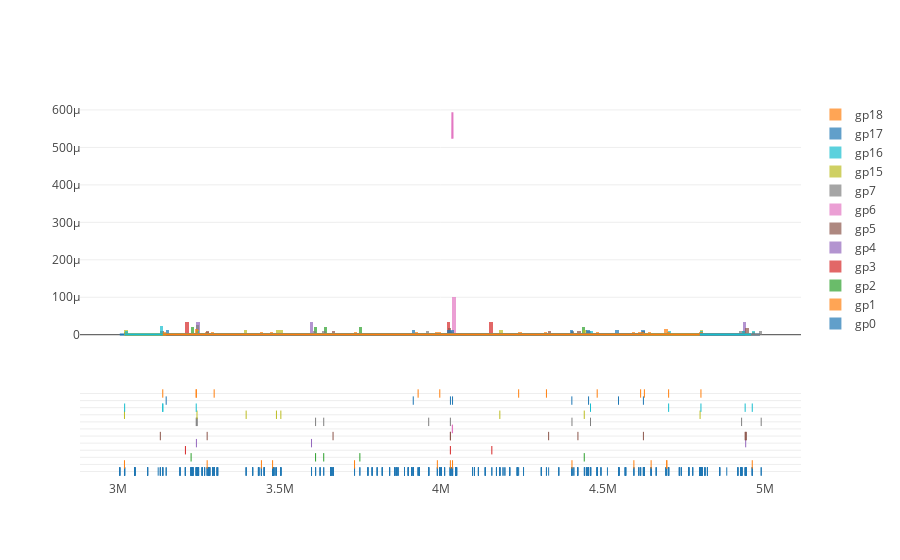

Source (notebook cell):
### Code cell
import plotly.figure_factory as ff

hist_data= [[window_list[x] for x in zlib[z]] for z in zlib.keys()]
group_labels= ['gp{}'.format(str(z)) for z in zlib.keys()]

fig = ff.create_distplot(hist_data, group_labels, bin_size=1e4)
iplot(fig)

### Figure 1 — Plotly figure (JSON) as saved in the notebook; plotly's stock layout.template omitted (floating-point values rounded to 4 significant figures; data arrays with more than 128 entries replaced by an {"elided": "..."} marker saying what was removed)
{"data": [{"autobinx": false, "histnorm": "probability density", "legendgroup": "gp0", "marker": {"color": "rgb(31, 119, 180)"}, "name": "gp0", "opacity": 0.7, "type": "histogram", "uid": "6f454fd6-1371-4cbe-9cc3-5845db53874e", "x": {"elided": "606 int values"}, "xaxis": "x", "xbins": {"end": 4989356, "size": 10000, "start": 3005044}, "yaxis": "y"}, {"autobinx": false, "histnorm": "probability density", "legendgroup": "gp1", "marker": {"color": "rgb(255, 127, 14)"}, "name": "gp1", "opacity": 0.7, "type": "histogram", "uid": "2d1436ce-e5c2-433f-8462-a04c32c9f4dd", "x": [3987519, 4027791, 4034434, 3019506, 3443222, 3477764, 3731269, 4403958, 4648767, 4697260, 4697260, 3275337, 4595483, 4961700], "xaxis": "x", "xbins": {"end": 4961700, "size": 10000, "start": 3019506}, "yaxis": "y"}, {"autobinx": false, "histnorm": "probability density", "legendgroup": "gp2", "marker": {"color": "rgb(44, 160, 44)"}, "name": "gp2", "opacity": 0.7, "type": "histogram", "uid": "d2f2616b-fa9b-4a8d-b4f7-932ed0751f52", "x": [4441925, 3635920, 3225640, 3747762, 3610760], "xaxis": "x", "xbins": {"end": 4441925, "size": 10000, "start": 3225640}, "yaxis": "y"}, {"autobinx": false, "histnorm": "probability density", "legendgroup": "gp3", "marker": {"color": "rgb(214, 39, 40)"}, "name": "gp3", "opacity": 0.7, "type": "histogram", "uid": "9d94b12b-4af6-4d3b-a2c7-986fb4e5eae9", "x": [4027791, 3208078, 4156038], "xaxis": "x", "xbins": {"end": 4156038, "size": 10000, "start": 3208078}, "yaxis": "y"}, {"autobinx": false, "histnorm": "probability density", "legendgroup": "gp4", "marker": {"color": "rgb(148, 103, 189)"}, "name": "gp4", "opacity": 0.7, "type": "histogram", "uid": "71516ae3-992a-48c7-a6bd-69a4e309e30c", "x": [4941410, 3598210, 3242091], "xaxis": "x", "xbins": {"end": 4941410, "size": 10000, "start": 3242091}, "yaxis": "y"}, {"autobinx": false, "histnorm": "probability density", "legendgroup": "gp5", "marker": {"color": "rgb(140, 86, 75)"}, "name": "gp5", "opacity": 0.7, "type": "histogram", "uid": "2aad8c0a-7f3d-402d-af38-d4577ac91a6c", "x": [4939687, 4027791, 3130478, 3664825, 4027967, 4941410, 4943273, 4422368, 4624990, 3275337, 4331755], "xaxis": "x", "xbins": {"end": 4943273, "size": 10000, "start": 3130478}, "yaxis": "y"}, {"autobinx": false, "histnorm": "probability density", "legendgroup": "gp6", "marker": {"color": "rgb(227, 119, 194)"}, "name": "gp6", "opacity": 0.7, "type": "histogram", "uid": "21256331-c51b-4f27-872a-187910dbc967", "x": [4034434, 4033649], "xaxis": "x", "xbins": {"end": 4034434, "size": 10000, "start": 4033649}, "yaxis": "y"}, {"autobinx": false, "histnorm": "probability density", "legendgroup": "gp7", "marker": {"color": "rgb(127, 127, 127)"}, "name": "gp7", "opacity": 0.7, "type": "histogram", "uid": "e29c708a-a7b8-41bd-8f81-bad0bfbb223c", "x": [4027791, 3241454, 4928720, 3635920, 3243924, 3243924, 4403958, 4461262, 4989356, 3960651, 3610760], "xaxis": "x", "xbins": {"end": 4989356, "size": 10000, "start": 3241454}, "yaxis": "y"}, {"autobinx": false, "histnorm": "probability density", "legendgroup": "gp15", "marker": {"color": "rgb(188, 189, 34)"}, "name": "gp15", "opacity": 0.7, "type": "histogram", "uid": "f12b6028-e35e-4354-9afd-eafa052eff63", "x": [3489687, 4441925, 3395932, 4800271, 3019506, 3243924, 3503273, 4180781], "xaxis": "x", "xbins": {"end": 4800271, "size": 10000, "start": 3019506}, "yaxis": "y"}, {"autobinx": false, "histnorm": "probability density", "legendgroup": "gp16", "marker": {"color": "rgb(23, 190, 207)"}, "name": "gp16", "opacity": 0.7, "type": "histogram", "uid": "27445552-484b-4a61-9a98-e0da2252368a", "x": [4939687, 3020048, 3241454, 3137974, 3137974, 4702971, 4461262, 4802973, 4961700], "xaxis": "x", "xbins": {"end": 4961700, "size": 10000, "start": 3020048}, "yaxis": "y"}, {"autobinx": false, "histnorm": "probability density", "legendgroup": "gp17", "marker": {"color": "rgb(31, 119, 180)"}, "name": "gp17", "opacity": 0.7, "type": "histogram", "uid": "a5e0d01f-256f-48b1-8658-a1a426d41474", "x": [4455301, 3912915, 4027967, 4034434, 3148520, 4403573, 4547917, 4624990], "xaxis": "x", "xbins": {"end": 4624990, "size": 10000, "start": 3148520}, "yaxis": "y"}, {"autobinx": false, "histnorm": "probability density", "legendgroup": "gp18", "marker": {"color": "rgb(255, 127, 14)"}, "name": "gp18", "opacity": 0.7, "type": "histogram", "uid": "9ec03d17-271c-4399-9df7-01a51acc5b32", "x": [4627936, 3241454, 3241454, 3137974, 4239049, 3296961, 3927950, 4324971, 4702971, 4802973, 4616348, 4481979, 3995012], "xaxis": "x", "xbins": {"end": 4802973, "size": 10000, "start": 3137974}, "yaxis": "y"}, {"legendgroup": "gp0", "marker": {"color": "rgb(31, 119, 180)"}, "mode": "lines", "name": "gp0", "showlegend": false, "type": "scatter", "uid": "f80a1a25-3915-4282-9bb7-3955adadd5bf", "x": {"elided": "500 float values"}, "xaxis": "x", "y": {"elided": "500 float values"}, "yaxis": "y"}, {"legendgroup": "gp1", "marker": {"color": "rgb(255, 127, 14)"}, "mode": "lines", "name": "gp1", "showlegend": false, "type": "scatter", "uid": "a2eb0ec9-cdc1-4de9-91c3-ab7152d37a6d", "x": {"elided": "500 float values"}, "xaxis": "x", "y": {"elided": "500 float values"}, "yaxis": "y"}, {"legendgroup": "gp2", "marker": {"color": "rgb(44, 160, 44)"}, "mode": "lines", "name": "gp2", "showlegend": false, "type": "scatter", "uid": "13850b47-a9c8-4a11-b48b-1e74b6de89ae", "x": {"elided": "500 float values"}, "xaxis": "x", "y": {"elided": "500 float values"}, "yaxis": "y"}, {"legendgroup": "gp3", "marker": {"color": "rgb(214, 39, 40)"}, "mode": "lines", "name": "gp3", "showlegend": false, "type": "scatter", "uid": "5c23601b-dc33-4b30-8f0f-15d0ff4285e2", "x": {"elided": "500 float values"}, "xaxis": "x", "y": {"elided": "500 float values"}, "yaxis": "y"}, {"legendgroup": "gp4", "marker": {"color": "rgb(148, 103, 189)"}, "mode": "lines", "name": "gp4", "showlegend": false, "type": "scatter", "uid": "5bd05ce2-e908-4536-94b2-618aecdb7a25", "x": {"elided": "500 float values"}, "xaxis": "x", "y": {"elided": "500 float values"}, "yaxis": "y"}, {"legendgroup": "gp5", "marker": {"color": "rgb(140, 86, 75)"}, "mode": "lines", "name": "gp5", "showlegend": false, "type": "scatter", "uid": "bc98ff5b-64ba-4661-8306-84911c427028", "x": {"elided": "500 float values"}, "xaxis": "x", "y": {"elided": "500 float values"}, "yaxis": "y"}, {"legendgroup": "gp6", "marker": {"color": "rgb(227, 119, 194)"}, "mode": "lines", "name": "gp6", "showlegend": false, "type": "scatter", "uid": "c06c8bd6-d800-4608-a2e5-8f3ef7243234", "x": {"elided": "500 float values"}, "xaxis": "x", "y": {"elided": "500 float values"}, "yaxis": "y"}, {"legendgroup": "gp7", "marker": {"color": "rgb(127, 127, 127)"}, "mode": "lines", "name": "gp7", "showlegend": false, "type": "scatter", "uid": "4eefb1a5-bf62-4875-9f96-84d648b5cca9", "x": {"elided": "500 float values"}, "xaxis": "x", "y": {"elided": "500 float values"}, "yaxis": "y"}, {"legendgroup": "gp15", "marker": {"color": "rgb(188, 189, 34)"}, "mode": "lines", "name": "gp15", "showlegend": false, "type": "scatter", "uid": "4a7c9666-0a24-4a80-a2b0-e44899cf9a8f", "x": {"elided": "500 float values"}, "xaxis": "x", "y": {"elided": "500 float values"}, "yaxis": "y"}, {"legendgroup": "gp16", "marker": {"color": "rgb(23, 190, 207)"}, "mode": "lines", "name": "gp16", "showlegend": false, "type": "scatter", "uid": "73d8a9af-882b-4e39-ab07-e5f608609cfb", "x": {"elided": "500 float values"}, "xaxis": "x", "y": {"elided": "500 float values"}, "yaxis": "y"}, {"legendgroup": "gp17", "marker": {"color": "rgb(31, 119, 180)"}, "mode": "lines", "name": "gp17", "showlegend": false, "type": "scatter", "uid": "dc5bb3a9-2f3e-40bb-8b6e-80471c9f0ba1", "x": {"elided": "500 float values"}, "xaxis": "x", "y": {"elided": "500 float values"}, "yaxis": "y"}, {"legendgroup": "gp18", "marker": {"color": "rgb(255, 127, 14)"}, "mode": "lines", "name": "gp18", "showlegend": false, "type": "scatter", "uid": "4ef5d095-2873-4be4-9831-247a24ebf082", "x": {"elided": "500 float values"}, "xaxis": "x", "y": {"elided": "500 float values"}, "yaxis": "y"}, {"legendgroup": "gp0", "marker": {"color": "rgb(31, 119, 180)", "symbol": "line-ns-open"}, "mode": "markers", "name": "gp0", "showlegend": false, "type": "scatter", "uid": "79d43a38-16d2-47ac-839d-c45446d5baf7", "x": {"elided": "606 int values"}, "xaxis": "x", "y": {"elided": "606 str values"}, "yaxis": "y2"}, {"legendgroup": "gp1", "marker": {"color": "rgb(255, 127, 14)", "symbol": "line-ns-open"}, "mode": "markers", "name": "gp1", "showlegend": false, "type": "scatter", "uid": "8159eef4-177a-4df9-a48a-6c42ad999cea", "x": [3987519, 4027791, 4034434, 3019506, 3443222, 3477764, 3731269, 4403958, 4648767, 4697260, 4697260, 3275337, 4595483, 4961700], "xaxis": "x", "y": ["gp1", "gp1", "gp1", "gp1", "gp1", "gp1", "gp1", "gp1", "gp1", "gp1", "gp1", "gp1", "gp1", "gp1"], "yaxis": "y2"}, {"legendgroup": "gp2", "marker": {"color": "rgb(44, 160, 44)", "symbol": "line-ns-open"}, "mode": "markers", "name": "gp2", "showlegend": false, "type": "scatter", "uid": "4aa046a0-ed65-4199-900c-1dd867f11864", "x": [4441925, 3635920, 3225640, 3747762, 3610760], "xaxis": "x", "y": ["gp2", "gp2", "gp2", "gp2", "gp2"], "yaxis": "y2"}, {"legendgroup": "gp3", "marker": {"color": "rgb(214, 39, 40)", "symbol": "line-ns-open"}, "mode": "markers", "name": "gp3", "showlegend": false, "type": "scatter", "uid": "0c6f21b6-1b8c-4438-9a18-4aa3af3b83f3", "x": [4027791, 3208078, 4156038], "xaxis": "x", "y": ["gp3", "gp3", "gp3"], "yaxis": "y2"}, {"legendgroup": "gp4", "marker": {"color": "rgb(148, 103, 189)", "symbol": "line-ns-open"}, "mode": "markers", "name": "gp4", "showlegend": false, "type": "scatter", "uid": "b5c250ee-8d5f-440b-88dc-16337b4b5715", "x": [4941410, 3598210, 3242091], "xaxis": "x", "y": ["gp4", "gp4", "gp4"], "yaxis": "y2"}, {"legendgroup": "gp5", "marker": {"color": "rgb(140, 86, 75)", "symbol": "line-ns-open"}, "mode": "markers", "name": "gp5", "showlegend": false, "type": "scatter", "uid": "f2a4616d-d51b-4a61-8fb3-db08a66191d3", "x": [4939687, 4027791, 3130478, 3664825, 4027967, 4941410, 4943273, 4422368, 4624990, 3275337, 4331755], "xaxis": "x", "y": ["gp5", "gp5", "gp5", "gp5", "gp5", "gp5", "gp5", "gp5", "gp5", "gp5", "gp5"], "yaxis": "y2"}, {"legendgroup": "gp6", "marker": {"color": "rgb(227, 119, 194)", "symbol": "line-ns-open"}, "mode": "markers", "name": "gp6", "showlegend": false, "type": "scatter", "uid": "0711d187-0bc2-4b8e-b624-a8c6a0f0498e", "x": [4034434, 4033649], "xaxis": "x", "y": ["gp6", "gp6"], "yaxis": "y2"}, {"legendgroup": "gp7", "marker": {"color": "rgb(127, 127, 127)", "symbol": "line-ns-open"}, "mode": "markers", "name": "gp7", "showlegend": false, "type": "scatter", "uid": "f33d9022-bbb7-4651-80b6-8543da9ce8b6", "x": [4027791, 3241454, 4928720, 3635920, 3243924, 3243924, 4403958, 4461262, 4989356, 3960651, 3610760], "xaxis": "x", "y": ["gp7", "gp7", "gp7", "gp7", "gp7", "gp7", "gp7", "gp7", "gp7", "gp7", "gp7"], "yaxis": "y2"}, {"legendgroup": "gp15", "marker": {"color": "rgb(188, 189, 34)", "symbol": "line-ns-open"}, "mode": "markers", "name": "gp15", "showlegend": false, "type": "scatter", "uid": "29b1cfe0-3a87-494a-8e71-4bf9e993f07c", "x": [3489687, 4441925, 3395932, 4800271, 3019506, 3243924, 3503273, 4180781], "xaxis": "x", "y": ["gp15", "gp15", "gp15", "gp15", "gp15", "gp15", "gp15", "gp15"], "yaxis": "y2"}, {"legendgroup": "gp16", "marker": {"color": "rgb(23, 190, 207)", "symbol": "line-ns-open"}, "mode": "markers", "name": "gp16", "showlegend": false, "type": "scatter", "uid": "66b384ca-1616-44ba-94f5-b35fd183af62", "x": [4939687, 3020048, 3241454, 3137974, 3137974, 4702971, 4461262, 4802973, 4961700], "xaxis": "x", "y": ["gp16", "gp16", "gp16", "gp16", "gp16", "gp16", "gp16", "gp16", "gp16"], "yaxis": "y2"}, {"legendgroup": "gp17", "marker": {"color": "rgb(31, 119, 180)", "symbol": "line-ns-open"}, "mode": "markers", "name": "gp17", "showlegend": false, "type": "scatter", "uid": "d2fa1b81-0014-4659-90cf-a68509924af8", "x": [4455301, 3912915, 4027967, 4034434, 3148520, 4403573, 4547917, 4624990], "xaxis": "x", "y": ["gp17", "gp17", "gp17", "gp17", "gp17", "gp17", "gp17", "gp17"], "yaxis": "y2"}, {"legendgroup": "gp18", "marker": {"color": "rgb(255, 127, 14)", "symbol": "line-ns-open"}, "mode": "markers", "name": "gp18", "showlegend": false, "type": "scatter", "uid": "a99be4fb-6fb0-44e7-89fd-a6ec39667768", "x": [4627936, 3241454, 3241454, 3137974, 4239049, 3296961, 3927950, 4324971, 4702971, 4802973, 4616348, 4481979, 3995012], "xaxis": "x", "y": ["gp18", "gp18", "gp18", "gp18", "gp18", "gp18", "gp18", "gp18", "gp18", "gp18", "gp18", "gp18", "gp18"], "yaxis": "y2"}], "layout": {"barmode": "overlay", "hovermode": "closest", "legend": {"traceorder": "reversed"}, "xaxis": {"anchor": "y2", "domain": [0, 1], "zeroline": false}, "yaxis": {"anchor": "free", "domain": [0.35, 1], "position": 0}, "yaxis2": {"anchor": "x", "domain": [0, 0.25], "dtick": 1, "showticklabels": false}}}
